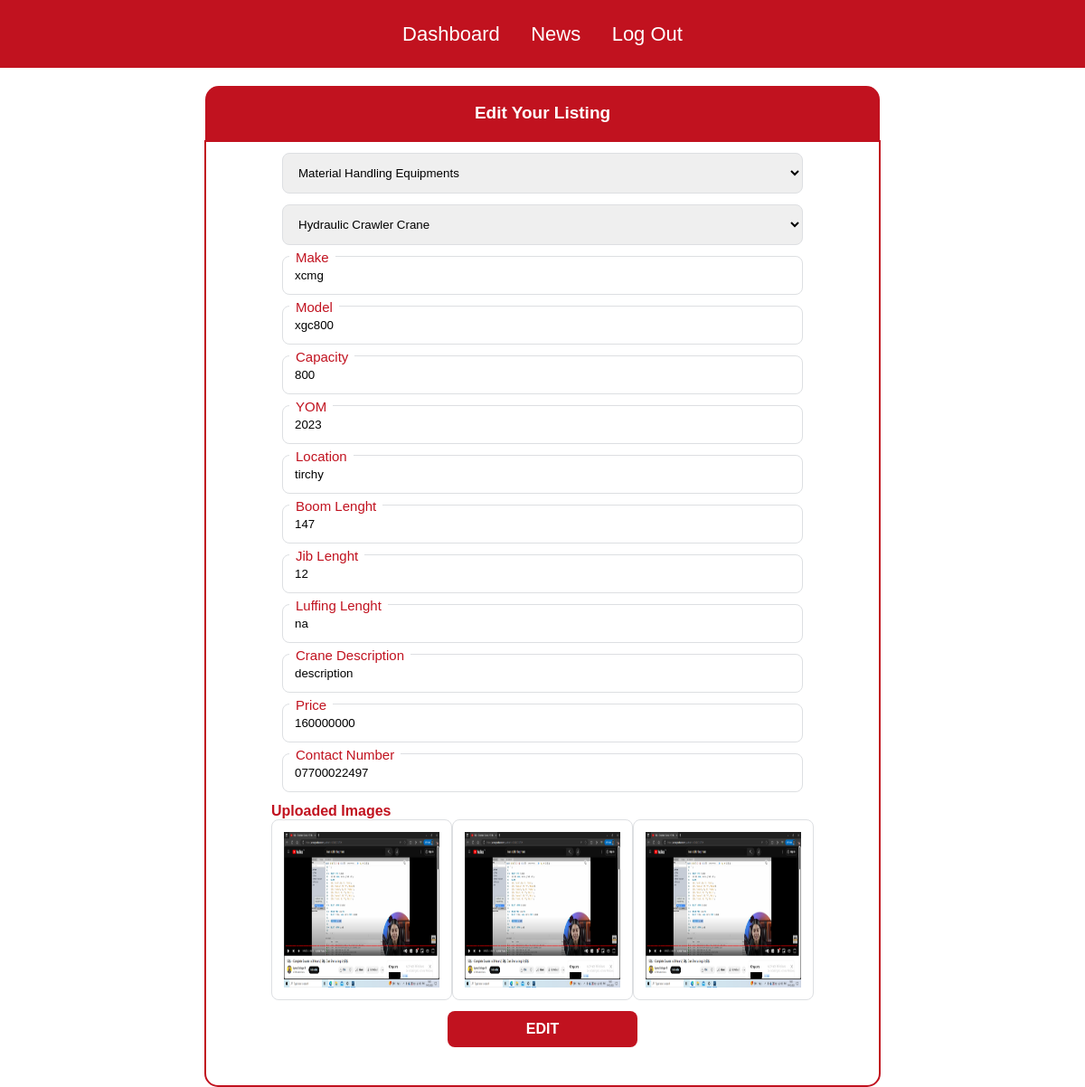
/edit_listing.php?id=60, run on the app's committed database.
### tables this page shows
CREATE TABLE `images` (
  `id` int(11) NOT NULL,
  `companyname` varchar(30) NOT NULL,
  `category` varchar(30) NOT NULL,
  `sub_type` varchar(50) NOT NULL,
  `kmr` varchar(20) NOT NULL,
  `hmr` varchar(20) NOT NULL,
  `email` varchar(40) NOT NULL,
  `price` varchar(40) NOT NULL,
  `contact_no` varchar(50) NOT NULL,
  `front_pic` varchar(300) NOT NULL,
  `left_side_pic` varchar(300) NOT NULL,
  `right_side_pic` varchar(300) NOT NULL,
  `pic4` varchar(300) NOT NULL,
  `pic5` varchar(300) NOT NULL,
  `model` varchar(30) NOT NULL,
  `make` varchar(30) NOT NULL,
  `capacity` varchar(30) NOT NULL,
  `unit` varchar(30) NOT NULL,
  `yom` varchar(30) NOT NULL,
  `location` varchar(30) NOT NULL,
  `boomlength` varchar(30) NOT NULL,
  `jiblength` varchar(30) NOT NULL,
  `luffinglength` varchar(30) NOT NULL,
  `description` varchar(120) NOT NULL
);

### edit_listing.php (the view, shortened to what this page needs)
<!DOCTYPE html>
<html lang="en">
<head>
</head>
<body>
<div class="navbar1">
        <div class="iconcontainer">
        <ul>
        <li><a href="rental_dashboard.php">Dashboard</a></li>
            <li><a href="view_news.php">News</a></li>
            <li><a href="logout.php">Log Out</a></li></ul>
        </div>
</div>
<?php
include('partials/_dbconnect.php');
$listing_edit_id = $_GET['id'];
$query = "SELECT * FROM `images` WHERE id ='$listing_edit_id'";
$result = mysqli_query($conn, $query);
$row = mysqli_fetch_assoc($result);
if ($row) {
    ?>
    <form action="newtrial.php"  method="post" class="edit_listing_form" enctype="multipart/form-data">
        <div class="edit_listinghead"><p>Edit Your Listing</p></div>
        <div class="innerlisting_edit_form">
            <div class="trial1">
        <select class="input02"  name="fleet_category" id="oem_fleet_type" >
            <option value="Material Handling Equipments" <?php if ($row['category']=== 'Material Handling Equipments' ){ echo'selected';} ?>>Material Handling Equipments</option>
        </select>
        </div>
        <div class="trial1">
        <select class="input02" name="type" id="fleet_sub_type" onchange="crawler_options()" required>
            <option id="mhe_option5" class="mhe_options" <?php if($row['sub_type']==='Hydraulic Crawler Crane'){ echo 'selected';} ?> value="Hydraulic Crawler Crane">Hydraulic Crawler Crane</option>
        </select>
        </div>
		<div class="trial1">
        <input type="text" class="input02" placeholder="" value="<?php echo $row['make']; ?>" name="make">
		<label class="placeholder2">Make</label>
		</div>
		<div class="trial1">
		<input type="text" class="input02" placeholder="" value="<?php echo $row['model']; ?>" name="model">
		<label class="placeholder2">Model</label>
		</div>
		<div class="trial1">
		<input type="text" class="input02" placeholder="" value="<?php echo $row['capacity']; ?>" name="capacity">
		<label class="placeholder2">Capacity</label>
		</div>
		<div class="trial1">
		<input type="text" class="input02" placeholder="" value="<?php echo $row['yom']; ?>" name=yom>
		<label class="placeholder2">YOM</label>
		</div>
		<div class="trial1">
		<input type="text" class="input02" placeholder="" value="<?php echo $row['location']; ?>" name="location">
		<label class="placeholder2">Location</label>
		</div>
		<div class="trial1">
		<input type="text" class="input02" placeholder=""value="<?php echo $row['boomlength']; ?>" name="boom_length">
		<label class="placeholder2">Boom Lenght</label>
		</div>
		<div class="trial1">
		<input type="text" class="input02" placeholder="" value="<?php echo $row['jiblength']; ?>" name=jib_length>
		<label class="placeholder2">Jib Lenght</label>
		</div>
		<div class="trial1">
		<input type="text" class="input02" placeholder="" value="<?php echo $row['luffinglength']; ?>" name="luffing_length">
		<label class="placeholder2">Luffing Lenght</label>
		</div>
		<div class="trial1">
		<input type="text" class="input02" placeholder="" value="<?php echo $row['description']; ?>" name="crane_desc">
		<label class="placeholder2">Crane Description</label>
		</div>
		<div class="trial1">
		<input type="text" class="input02" placeholder="" value="<?php echo $row['price']; ?>" name="price">
		<label class="placeholder2">Price </label>
		</div>
        <div class="trial1">
		<input type="text" class="input02" placeholder="" value="<?php echo $row['contact_no']; ?>" name="contact_no">
		<label class="placeholder2">Contact Number</label>
		</div>
        <?php
        echo '<div class="trial123">';
        echo '<h4> Uploaded Images</h4>';
        echo "<img class='first_img input02' src='img/" . $row['front_pic'] . "' >";
        echo "<img class='first_img input02' src='img/" . $row['left_side_pic'] . "' >";
        echo "<img class='first_img input02' src='img/" . $row['right_side_pic'] . "' >";
        echo'</div>';
        ?>
        <input type="submit" class="epc-button" name="submit" value="Edit">
        <br>
        </div>
    </form>
 <?php
}
?>
</body>
</html>

### data on the page
images: fleet_category "Material Handling Equipments", type "Hydraulic Crawler Crane", make "xcmg", model "xgc800", capacity "800", yom "2023", location "tirchy", jib_length "12", luffing_length "na", crane_desc "description", price "160000000", contact_no "07700022497", front_pic (picture), left_side_pic (picture), right_side_pic (picture)
